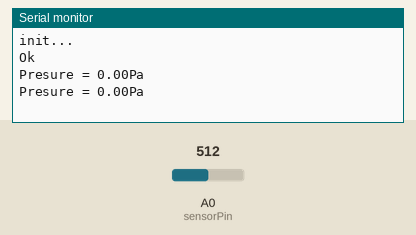
This sketch was run on a simulated Arduino Uno, built with avr-gcc and run on an emulated ATmega328P. Shown: the last lines printed to the serial monitor. Inputs (shaded band) come from the test bench; at power-on: A0 (sensorPin) = 512.

Above: at 1.2 s.
1.3 s: A0 (sensorPin) set to 716
At 2.6 s:
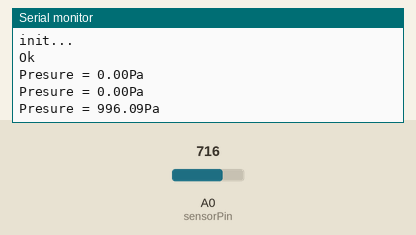
2.8 s: A0 (sensorPin) set to 900
At 3.5 s:
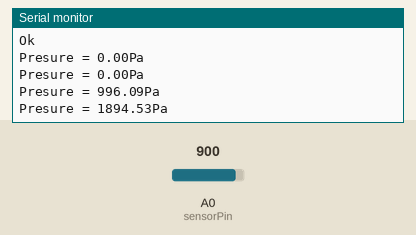
Timing chart, 0 to 5.8 s (numbered marks = the images above; inputs shaded):
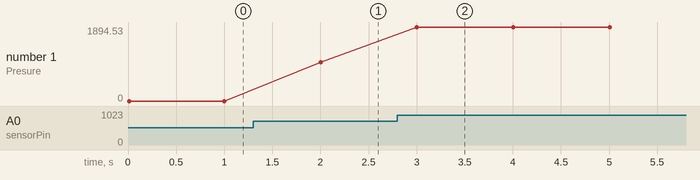

The sketch:

Arduino_MPXV7002DP.ino
```cpp
int sensorPin = A0;
int sensorValue = 0;
float Vout = 0;
float P = 0;
void setup() {
  Serial.begin(9600);
}

void loop() {
  int i = 0;
  int sum = 0;
  int offset = 0;
  Serial.println("init...");
  for (i = 0; i < 10; i++)
  {
    sensorValue = analogRead(sensorPin) - 512;
    sum += sensorValue;
  }
  offset = sum / 10.0;
  Serial.println("Ok");
  while (1)
  {
    sensorValue = analogRead(sensorPin) - offset;
    Vout = (5 * sensorValue) / 1024.0;
    P = Vout - 2.5;
    Serial.print("Presure = " );
    Serial.print(P * 1000);
    Serial.println("Pa");
    delay(1000);
  }
}
```

Measured:
- after the input at 1.3 s, the serial monitor: prints a new line after 0.70 s (image 1)
- after the input at 2.8 s, the serial monitor: prints a new line after 0.20 s (image 2)
- plotted number 1: 0 → 996.09 after the input at 1.3 s, 996.09 → 1894.53 after the input at 2.8 s
